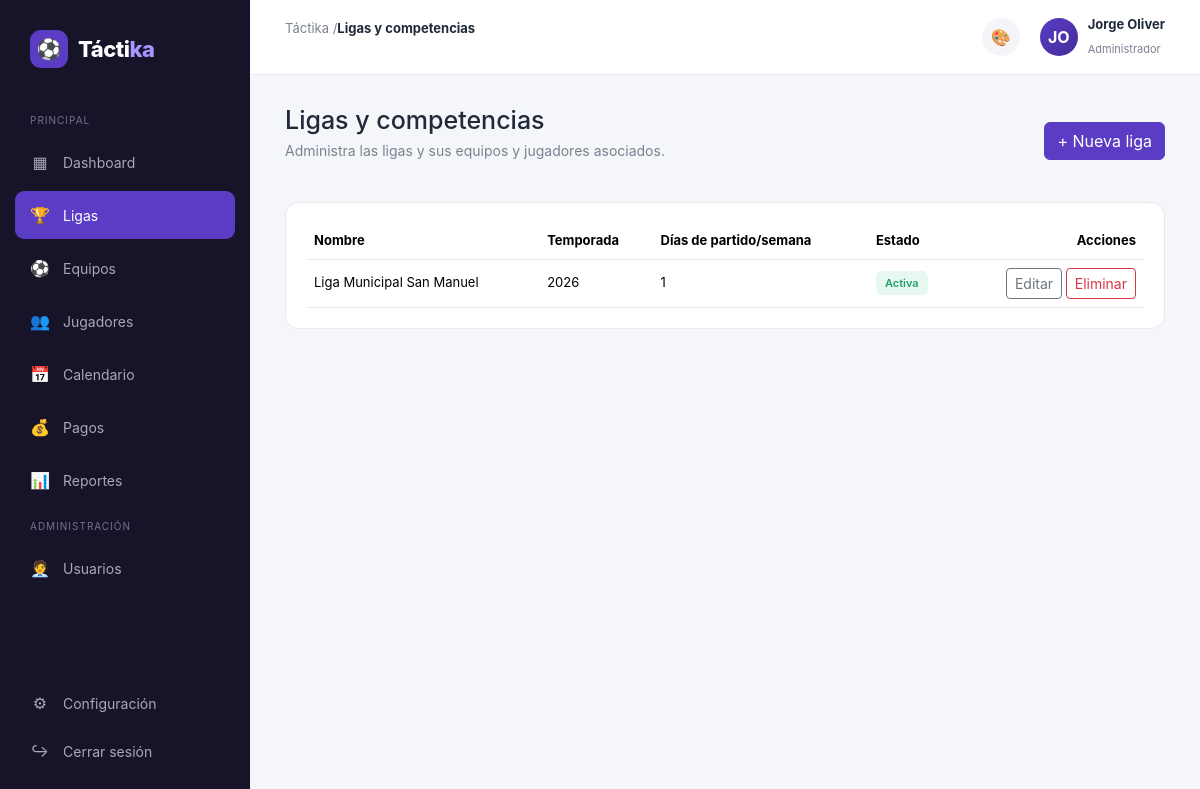
Page /public/ligas (signed in) on the committed database.
### tables this page shows
CREATE TABLE IF NOT EXISTS ligas (
    id INT AUTO_INCREMENT PRIMARY KEY,
    nombre VARCHAR(100) NOT NULL,
    temporada VARCHAR(20),
    dias_partido_semana TINYINT NOT NULL DEFAULT 1 CHECK (dias_partido_semana BETWEEN 1 AND 7),
    total_equipos INT NULL CHECK (total_equipos IS NULL OR total_equipos % 2 = 0),
    permite_calendario_incompleto TINYINT(1) NOT NULL DEFAULT 0,
    estado ENUM('activa', 'inactiva') NOT NULL DEFAULT 'activa',
    created_at TIMESTAMP DEFAULT CURRENT_TIMESTAMP
);

### app/controllers/LigasController.php (called while the page is built, shortened)
<?php
class LigasController extends Controller
{
    public function index(): void
    {
        $ligaModel = $this->model('Liga');
        $this->view('ligas/index', [
            'titulo' => 'Ligas y competencias',
            'activeMenu' => 'ligas',
            'ligas' => $ligaModel->all(),
        ]);
    }
}

### app/core/App.php (called while the page is built, shortened)
<?php
class App
{
    protected string $method = 'index';
    public function __construct()
    {
        $url = $this->parseUrl();
        if (!empty($url[0]) && file_exists(APP_PATH . '/controllers/' . ucfirst($url[0]) . 'Controller.php')) {
            unset($url[0]);
        }
        $controller = new $this->controllerName();
        $this->params = $url ? array_values($url) : [];
        call_user_func_array([$controller, $this->method], $this->params);
    }
    protected function parseUrl(): array
    {
        if (isset($_GET['url'])) {
            $url = rtrim($_GET['url'], '/');
            $url = filter_var($url, FILTER_SANITIZE_URL);
            return explode('/', $url);
        }
        return [];
    }
}

### public/index.php (called while the page is built, shortened)
<?php
spl_autoload_register(function ($class) {
    $paths = [
        APP_PATH . '/core/' . $class . '.php',
        APP_PATH . '/controllers/' . $class . '.php',
        APP_PATH . '/models/' . $class . '.php',
    ];
    foreach ($paths as $path) {
        if (file_exists($path)) {
            return;
        }
    }
});
new App();

### app/core/Model.php (called while the page is built, shortened)
<?php
abstract class Model
{
    protected PDO $db;
    protected string $table;
    public function __construct()
    {
        $this->db = Database::getConnection();
    }
    public function all(string $orderBy = 'id DESC'): array
    {
        $stmt = $this->db->query("SELECT * FROM {$this->table} ORDER BY {$orderBy}");
        return $stmt->fetchAll();
    }
}

### app/core/Database.php (called while the page is built)
<?php
class Database
{
    private static ?PDO $instance = null;
    public static function getConnection(): PDO
    {
        if (self::$instance === null) {
            $dsn = 'mysql:host=' . DB_HOST . ';dbname=' . DB_NAME . ';charset=' . DB_CHARSET;
            try {
                self::$instance = new PDO($dsn, DB_USER, DB_PASS, [
                    PDO::ATTR_ERRMODE => PDO::ERRMODE_EXCEPTION,
                    PDO::ATTR_DEFAULT_FETCH_MODE => PDO::FETCH_ASSOC,
                    PDO::ATTR_EMULATE_PREPARES => false,
                ]);
            } catch (PDOException $e) {
                die('Error de conexión a la base de datos: ' . $e->getMessage());
            }
        }
        return self::$instance;
    }
}

### app/views/ligas/index.php (the view)
<div class="welcome d-flex align-items-center justify-content-between">
    <div>
        <h1>Ligas y competencias</h1>
        <p>Administra las ligas y sus equipos y jugadores asociados.</p>
    </div>
    <?php if ($this->tienePermiso('crear')): ?>
        <a href="<?= BASE_URL ?>/ligas/crear" class="btn btn-primary">+ Nueva liga</a>
    <?php endif; ?>
</div>
<div class="card">
    <div class="table-responsive">
        <table class="table">
            <thead>
                <tr>
                    <th>Nombre</th>
                    <th>Temporada</th>
                    <th>Días de partido/semana</th>
                    <th>Estado</th>
                    <th class="text-end">Acciones</th>
                </tr>
            </thead>
            <tbody>
                <?php if (!empty($ligas)): ?>
                    <?php foreach ($ligas as $l): ?>
                        <tr>
                            <td><?= htmlspecialchars($l['nombre']) ?></td>
                            <td><?= htmlspecialchars($l['temporada'] ?? '-') ?></td>
                            <td><?= (int) $l['dias_partido_semana'] ?></td>
                            <td><span class="badge-estado badge-<?= $l['estado'] === 'activa' ? 'activo' : 'inactivo' ?>"><?= ucfirst($l['estado']) ?></span></td>
                            <td class="text-end">
                                <?php if ($this->tienePermiso('editar')): ?>
                                    <a href="<?= BASE_URL ?>/ligas/editar/<?= $l['id'] ?>" class="btn btn-sm btn-outline-secondary">Editar</a>
                                <?php endif; ?>
                                <?php if ($this->tienePermiso('eliminar')): ?>
                                    <a href="<?= BASE_URL ?>/ligas/eliminar/<?= $l['id'] ?>" class="btn btn-sm btn-outline-danger" data-confirm="¿Eliminar esta liga?">Eliminar</a>
                                <?php endif; ?>
                            </td>
                        </tr>
                    <?php endforeach; ?>
                <?php else: ?>
                    <tr>
                        <td colspan="5" class="text-center text-muted py-4">No hay ligas registradas.</td>
                    </tr>
                <?php endif; ?>
            </tbody>
        </table>
    </div>
</div>

### public/css/style.css (style rules this page uses)
:root { --primary: #5b3cc4; --primary-dark: #452c9c; --primary-light: #eee9ff; --background: #f5f6fa; --surface: #ffffff; --text: #1f2937; --muted: #7b8190; --success: #22a06b; --success-bg: #e8f7f0; --danger: #dc4c4c; --danger-bg: #fdecec; --warning: #d89b24; --warning-bg: #fff6df; --border: #e8e9ef; --sidebar-width: 250px; }
* { margin: 0; padding: 0; box-sizing: border-box; }
body { font-family: Inter, Arial, sans-serif; background: var(--background); color: var(--text); }
a { text-decoration: none; }
.welcome { margin-bottom: 25px; }
.welcome h1 { font-size: 25px; margin-bottom: 5px; }
.welcome p { color: var(--muted); font-size: 14px; }
.card { background: var(--surface); border: 1px solid var(--border); border-radius: 14px; padding: 20px; }
.card table { margin-bottom: 0; }
.card .table > :not(caption) > * > * { border-bottom-color: var(--border); font-size: 13px; vertical-align: middle; }
.badge-estado { font-size: 11px; font-weight: 600; padding: 5px 9px; border-radius: 6px; }
.badge-activo, .badge-pagado, .badge-jugado { background: var(--success-bg); color: var(--success); }
.btn-primary { background: var(--primary); border-color: var(--primary); }

### rows in the picture
ligas: nombre "Liga Municipal San Manuel", temporada "2026", dias_partido_semana "1", estado "Activa"

### other values in the picture
APP_NAME "Táctika"
$titulo "Ligas y competencias"
substr($_SESSION['usuario_nombre'] ?? '', 0, 2) "JO"
$_SESSION['usuario_nombre'] "Jorge Oliver"
$_SESSION['usuario_rol'] "Administrador"
